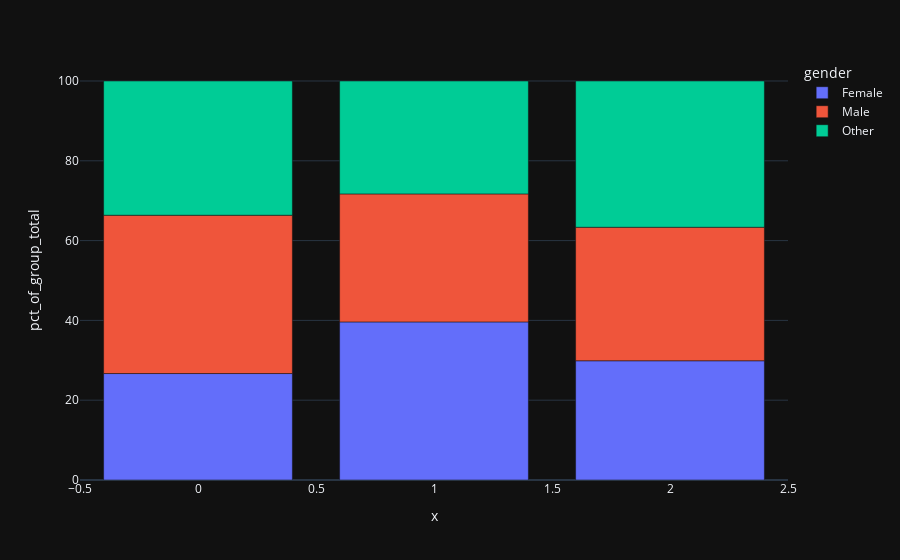
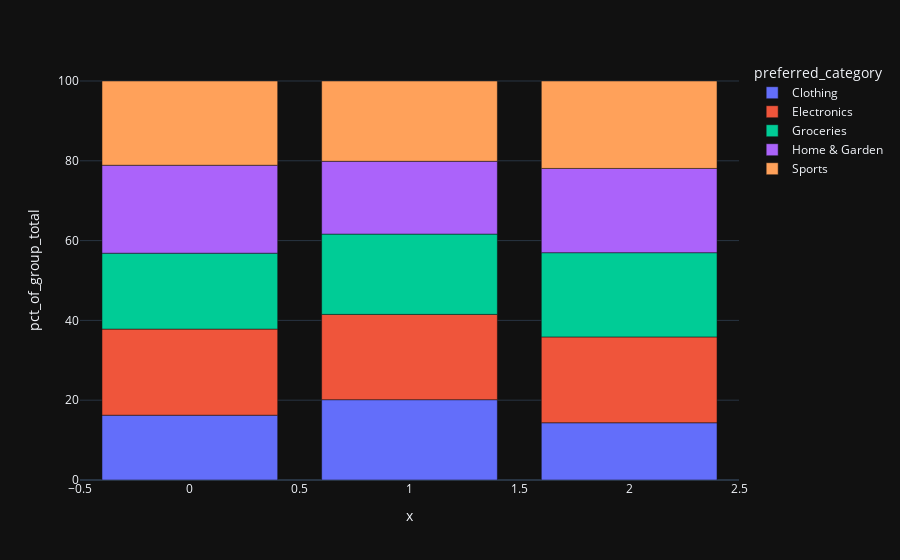
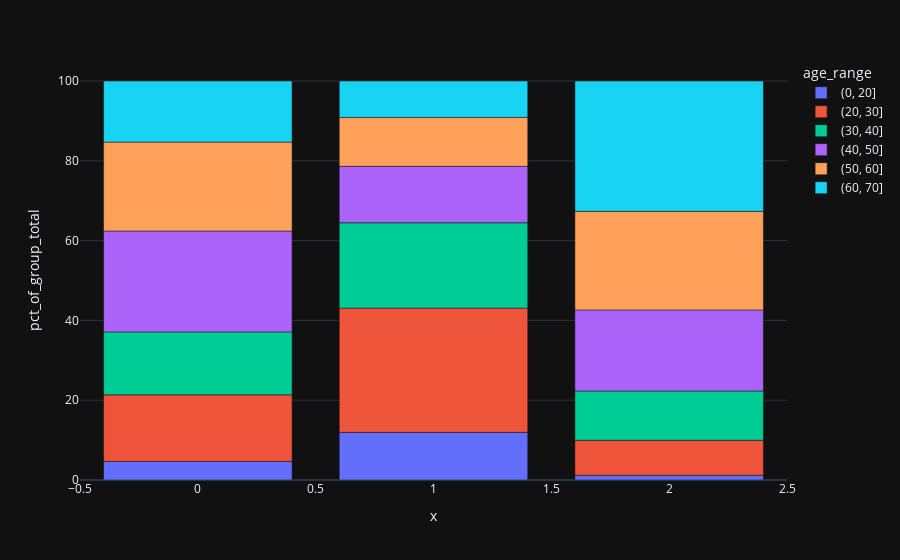
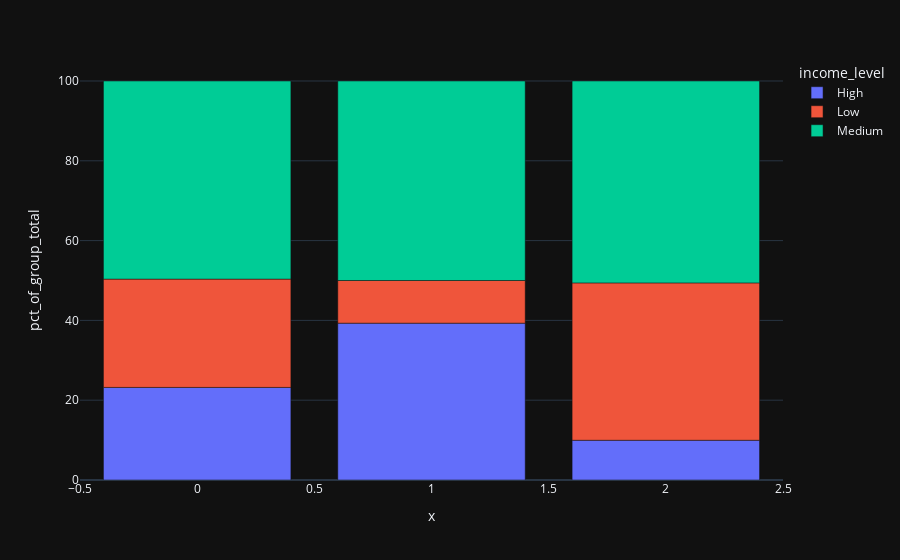

Notebook source saved alongside these figures, in order:
### Code cell
dimensions = df.select_dtypes('object').columns

for dimension in dimensions:

    data = df.groupby(['cluster', dimension], observed=True).size().reset_index(name='count')
    data['group_total'] = data.groupby('cluster', observed=True)['count'].transform('sum')
    data['pct_of_group_total'] = (data['count'] / data['group_total']) * 100

    x = data['cluster'].astype("object")
    y = data['pct_of_group_total']
    fig = px.bar(data, x=x, y=y, color=dimension)
    fig.show()

### Figure 1 — Plotly figure (JSON) as saved in the notebook; plotly's stock layout.template omitted (floating-point values rounded to 4 significant figures)
{"data": [{"alignmentgroup": "True", "hovertemplate": "gender=Female<br>x=%{x}<br>pct_of_group_total=%{y}<extra></extra>", "legendgroup": "Female", "marker": {"color": "#636efa", "pattern": {"shape": ""}}, "name": "Female", "offsetgroup": "Female", "orientation": "v", "showlegend": true, "textposition": "auto", "type": "bar", "x": [0, 1, 2], "xaxis": "x", "y": [26.68, 39.62, 29.88], "yaxis": "y"}, {"alignmentgroup": "True", "hovertemplate": "gender=Male<br>x=%{x}<br>pct_of_group_total=%{y}<extra></extra>", "legendgroup": "Male", "marker": {"color": "#EF553B", "pattern": {"shape": ""}}, "name": "Male", "offsetgroup": "Male", "orientation": "v", "showlegend": true, "textposition": "auto", "type": "bar", "x": [0, 1, 2], "xaxis": "x", "y": [39.68, 32.08, 33.47], "yaxis": "y"}, {"alignmentgroup": "True", "hovertemplate": "gender=Other<br>x=%{x}<br>pct_of_group_total=%{y}<extra></extra>", "legendgroup": "Other", "marker": {"color": "#00cc96", "pattern": {"shape": ""}}, "name": "Other", "offsetgroup": "Other", "orientation": "v", "showlegend": true, "textposition": "auto", "type": "bar", "x": [0, 1, 2], "xaxis": "x", "y": [33.64, 28.3, 36.65], "yaxis": "y"}], "layout": {"barmode": "relative", "legend": {"title": {"text": "gender"}, "tracegroupgap": 0}, "margin": {"t": 60}, "xaxis": {"anchor": "y", "domain": [0, 1], "title": {"text": "x"}}, "yaxis": {"anchor": "x", "domain": [0, 1], "title": {"text": "pct_of_group_total"}}}}

### Figure 2 — Plotly figure (JSON) as saved in the notebook; plotly's stock layout.template omitted (floating-point values rounded to 4 significant figures)
{"data": [{"alignmentgroup": "True", "hovertemplate": "preferred_category=Clothing<br>x=%{x}<br>pct_of_group_total=%{y}<extra></extra>", "legendgroup": "Clothing", "marker": {"color": "#636efa", "pattern": {"shape": ""}}, "name": "Clothing", "offsetgroup": "Clothing", "orientation": "v", "showlegend": true, "textposition": "auto", "type": "bar", "x": [0, 1, 2], "xaxis": "x", "y": [16.24, 20.13, 14.34], "yaxis": "y"}, {"alignmentgroup": "True", "hovertemplate": "preferred_category=Electronics<br>x=%{x}<br>pct_of_group_total=%{y}<extra></extra>", "legendgroup": "Electronics", "marker": {"color": "#EF553B", "pattern": {"shape": ""}}, "name": "Electronics", "offsetgroup": "Electronics", "orientation": "v", "showlegend": true, "textposition": "auto", "type": "bar", "x": [0, 1, 2], "xaxis": "x", "y": [21.58, 21.38, 21.51], "yaxis": "y"}, {"alignmentgroup": "True", "hovertemplate": "preferred_category=Groceries<br>x=%{x}<br>pct_of_group_total=%{y}<extra></extra>", "legendgroup": "Groceries", "marker": {"color": "#00cc96", "pattern": {"shape": ""}}, "name": "Groceries", "offsetgroup": "Groceries", "orientation": "v", "showlegend": true, "textposition": "auto", "type": "bar", "x": [0, 1, 2], "xaxis": "x", "y": [19.03, 20.13, 21.12], "yaxis": "y"}, {"alignmentgroup": "True", "hovertemplate": "preferred_category=Home & Garden<br>x=%{x}<br>pct_of_group_total=%{y}<extra></extra>", "legendgroup": "Home & Garden", "marker": {"color": "#ab63fa", "pattern": {"shape": ""}}, "name": "Home & Garden", "offsetgroup": "Home & Garden", "orientation": "v", "showlegend": true, "textposition": "auto", "type": "bar", "x": [0, 1, 2], "xaxis": "x", "y": [22.04, 18.24, 21.12], "yaxis": "y"}, {"alignmentgroup": "True", "hovertemplate": "preferred_category=Sports<br>x=%{x}<br>pct_of_group_total=%{y}<extra></extra>", "legendgroup": "Sports", "marker": {"color": "#FFA15A", "pattern": {"shape": ""}}, "name": "Sports", "offsetgroup": "Sports", "orientation": "v", "showlegend": true, "textposition": "auto", "type": "bar", "x": [0, 1, 2], "xaxis": "x", "y": [21.11, 20.13, 21.91], "yaxis": "y"}], "layout": {"barmode": "relative", "legend": {"title": {"text": "preferred_category"}, "tracegroupgap": 0}, "margin": {"t": 60}, "xaxis": {"anchor": "y", "domain": [0, 1], "title": {"text": "x"}}, "yaxis": {"anchor": "x", "domain": [0, 1], "title": {"text": "pct_of_group_total"}}}}

### Figure 3 — Plotly figure (JSON) as saved in the notebook; plotly's stock layout.template omitted (floating-point values rounded to 4 significant figures)
{"data": [{"alignmentgroup": "True", "hovertemplate": "age_range=(0, 20]<br>x=%{x}<br>pct_of_group_total=%{y}<extra></extra>", "legendgroup": "(0, 20]", "marker": {"color": "#636efa", "pattern": {"shape": ""}}, "name": "(0, 20]", "offsetgroup": "(0, 20]", "orientation": "v", "showlegend": true, "textposition": "auto", "type": "bar", "x": [0, 1, 2], "xaxis": "x", "y": [4.64, 11.95, 1.195], "yaxis": "y"}, {"alignmentgroup": "True", "hovertemplate": "age_range=(20, 30]<br>x=%{x}<br>pct_of_group_total=%{y}<extra></extra>", "legendgroup": "(20, 30]", "marker": {"color": "#EF553B", "pattern": {"shape": ""}}, "name": "(20, 30]", "offsetgroup": "(20, 30]", "orientation": "v", "showlegend": true, "textposition": "auto", "type": "bar", "x": [0, 1, 2], "xaxis": "x", "y": [16.71, 31.13, 8.765], "yaxis": "y"}, {"alignmentgroup": "True", "hovertemplate": "age_range=(30, 40]<br>x=%{x}<br>pct_of_group_total=%{y}<extra></extra>", "legendgroup": "(30, 40]", "marker": {"color": "#00cc96", "pattern": {"shape": ""}}, "name": "(30, 40]", "offsetgroup": "(30, 40]", "orientation": "v", "showlegend": true, "textposition": "auto", "type": "bar", "x": [0, 1, 2], "xaxis": "x", "y": [15.78, 21.38, 12.35], "yaxis": "y"}, {"alignmentgroup": "True", "hovertemplate": "age_range=(40, 50]<br>x=%{x}<br>pct_of_group_total=%{y}<extra></extra>", "legendgroup": "(40, 50]", "marker": {"color": "#ab63fa", "pattern": {"shape": ""}}, "name": "(40, 50]", "offsetgroup": "(40, 50]", "orientation": "v", "showlegend": true, "textposition": "auto", "type": "bar", "x": [0, 1, 2], "xaxis": "x", "y": [25.29, 14.15, 20.32], "yaxis": "y"}, {"alignmentgroup": "True", "hovertemplate": "age_range=(50, 60]<br>x=%{x}<br>pct_of_group_total=%{y}<extra></extra>", "legendgroup": "(50, 60]", "marker": {"color": "#FFA15A", "pattern": {"shape": ""}}, "name": "(50, 60]", "offsetgroup": "(50, 60]", "orientation": "v", "showlegend": true, "textposition": "auto", "type": "bar", "x": [0, 1, 2], "xaxis": "x", "y": [22.27, 12.26, 24.7], "yaxis": "y"}, {"alignmentgroup": "True", "hovertemplate": "age_range=(60, 70]<br>x=%{x}<br>pct_of_group_total=%{y}<extra></extra>", "legendgroup": "(60, 70]", "marker": {"color": "#19d3f3", "pattern": {"shape": ""}}, "name": "(60, 70]", "offsetgroup": "(60, 70]", "orientation": "v", "showlegend": true, "textposition": "auto", "type": "bar", "x": [0, 1, 2], "xaxis": "x", "y": [15.31, 9.119, 32.67], "yaxis": "y"}], "layout": {"barmode": "relative", "legend": {"title": {"text": "age_range"}, "tracegroupgap": 0}, "margin": {"t": 60}, "xaxis": {"anchor": "y", "domain": [0, 1], "title": {"text": "x"}}, "yaxis": {"anchor": "x", "domain": [0, 1], "title": {"text": "pct_of_group_total"}}}}

### Figure 4 — Plotly figure (JSON) as saved in the notebook; plotly's stock layout.template omitted (floating-point values rounded to 4 significant figures)
{"data": [{"alignmentgroup": "True", "hovertemplate": "income_level=High<br>x=%{x}<br>pct_of_group_total=%{y}<extra></extra>", "legendgroup": "High", "marker": {"color": "#636efa", "pattern": {"shape": ""}}, "name": "High", "offsetgroup": "High", "orientation": "v", "showlegend": true, "textposition": "auto", "type": "bar", "x": [0, 1, 2], "xaxis": "x", "y": [23.2, 39.31, 9.96], "yaxis": "y"}, {"alignmentgroup": "True", "hovertemplate": "income_level=Low<br>x=%{x}<br>pct_of_group_total=%{y}<extra></extra>", "legendgroup": "Low", "marker": {"color": "#EF553B", "pattern": {"shape": ""}}, "name": "Low", "offsetgroup": "Low", "orientation": "v", "showlegend": true, "textposition": "auto", "type": "bar", "x": [0, 1, 2], "xaxis": "x", "y": [27.15, 10.69, 39.44], "yaxis": "y"}, {"alignmentgroup": "True", "hovertemplate": "income_level=Medium<br>x=%{x}<br>pct_of_group_total=%{y}<extra></extra>", "legendgroup": "Medium", "marker": {"color": "#00cc96", "pattern": {"shape": ""}}, "name": "Medium", "offsetgroup": "Medium", "orientation": "v", "showlegend": true, "textposition": "auto", "type": "bar", "x": [0, 1, 2], "xaxis": "x", "y": [49.65, 50, 50.6], "yaxis": "y"}], "layout": {"barmode": "relative", "legend": {"title": {"text": "income_level"}, "tracegroupgap": 0}, "margin": {"t": 60}, "xaxis": {"anchor": "y", "domain": [0, 1], "title": {"text": "x"}}, "yaxis": {"anchor": "x", "domain": [0, 1], "title": {"text": "pct_of_group_total"}}}}
